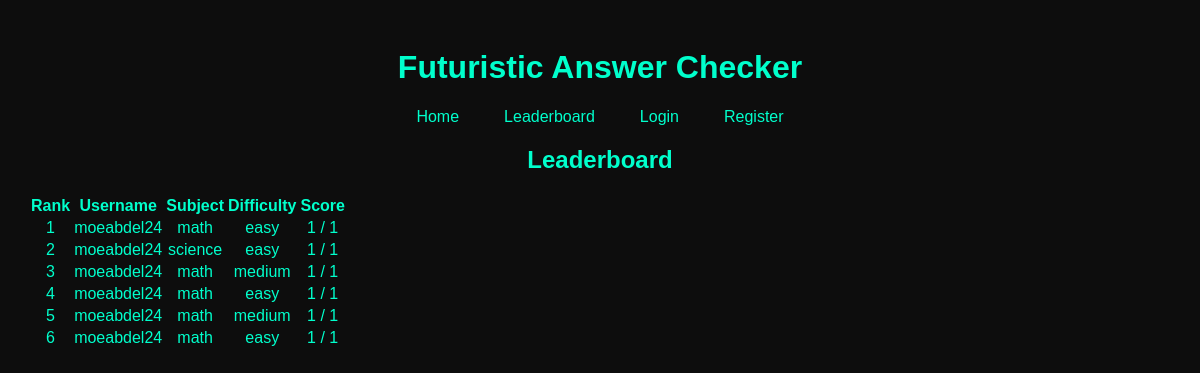
The page /leaderboard on the database as committed earlier.
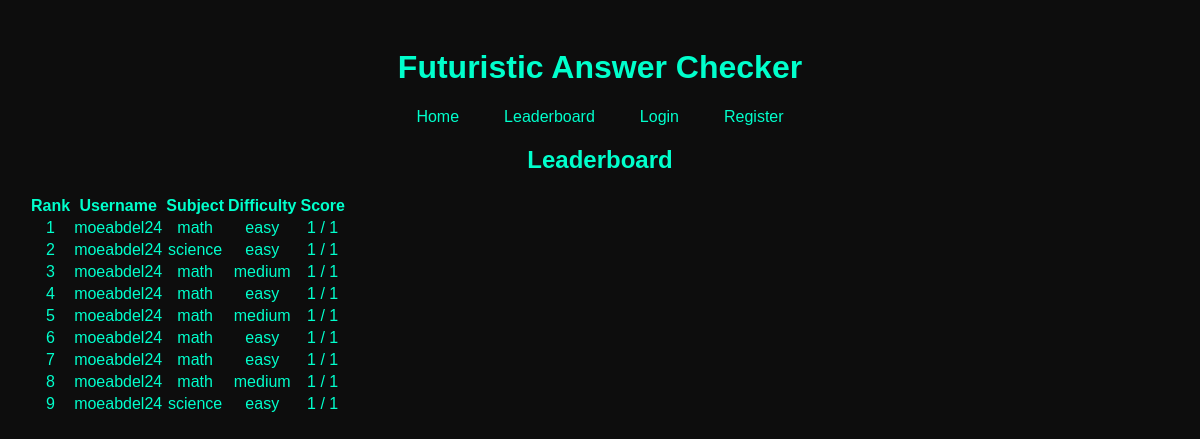
The same page on the database as committed later.
### models.py (models this page shows)
class QuizSession(db.Model):
    id = db.Column(db.Integer, primary_key=True)
    user_id = db.Column(db.Integer, db.ForeignKey('user.id'), nullable=False)
    subject = db.Column(db.String(50), nullable=False)
    difficulty = db.Column(db.String(10), nullable=False)
    score = db.Column(db.Integer)
    total_questions = db.Column(db.Integer)
    timestamp = db.Column(db.DateTime)

class User(db.Model):
    id = db.Column(db.Integer, primary_key=True)
    username = db.Column(db.String(50), unique=True, nullable=False)
    password = db.Column(db.String(200), nullable=False)
    quizzes = db.relationship('QuizSession', backref='user', lazy=True)

### app.py (the view)
@app.route('/leaderboard')
def leaderboard():
    leaderboard_data = QuizSession.query.order_by(QuizSession.score.desc()).limit(10).all()
    return render_template('leaderboard.html', leaderboard=leaderboard_data)

### templates/leaderboard.html
{% extends "base.html" %}
{% block content %}
    <h2>Leaderboard</h2>
    <table>
        <tr>
            <th>Rank</th>
            <th>Username</th>
            <th>Subject</th>
            <th>Difficulty</th>
            <th>Score</th>
        </tr>
        {% for entry in leaderboard %}
        <tr>
            <td>{{ loop.index }}</td>
            <td>{{ entry.user.username }}</td>
            <td>{{ entry.subject }}</td>
            <td>{{ entry.difficulty }}</td>
            <td>{{ entry.score }} / {{ entry.total_questions }}</td>
        </tr>
        {% endfor %}
    </table>
{% endblock %}

### templates/base.html (shortened to what this page needs)
<!DOCTYPE html>
<html lang="en">
<head>
    <link rel="stylesheet" href="{{ url_for('static', filename='css/style.css') }}">
</head>
<body>
    <header>
        <h1>Futuristic Answer Checker</h1>
        <nav>
            <ul class="nav-links">
                <li><a href="{{ url_for('index') }}">Home</a></li>
                <li><a href="{{ url_for('leaderboard') }}">Leaderboard</a></li>
                {% if session.get('user_id') %}
                    <li><a href="{{ url_for('profile') }}">Profile</a></li>
                    <li><a href="{{ url_for('logout') }}">Logout</a></li>
                {% else %}
                    <li><a href="{{ url_for('login') }}">Login</a></li>
                    <li><a href="{{ url_for('register') }}">Register</a></li>
                {% endif %}
            </ul>
        </nav>
    </header>
    <main>
        {% block content %}{% endblock %}
    </main>
</body>
</html>

### static/css/style.css (style rules this page uses)
body { background-color: #0d0d0d; color: #00ffcc; font-family: 'Orbitron', sans-serif; text-align: center; padding: 20px; }
header { margin-bottom: 20px; }
nav { margin-bottom: 15px; }
.nav-links { list-style-type: none; padding: 0; margin: 0; display: flex; justify-content: center; gap: 15px; }
.nav-links li { display: inline; }
.nav-links a { text-decoration: none; color: #00ffcc; padding: 10px 15px; transition: background-color 0.3s, color 0.3s; }

Rows that differ between the two databases and show on the page:
added QuizSession: user.username "moeabdel24", subject "math", difficulty "easy", score "1", total_questions "1"
added QuizSession: user.username "moeabdel24", subject "math", difficulty "medium", score "1", total_questions "1"
added QuizSession: user.username "moeabdel24", subject "science", difficulty "easy", score "1", total_questions "1"
